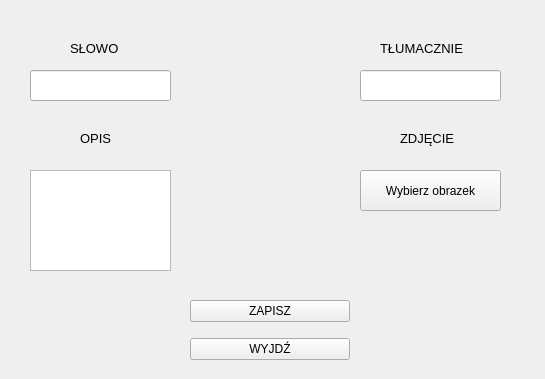
<?xml version="1.0" encoding="UTF-8"?>
<ui version="4.0">
 <class>AddDatabaseWindow</class>
 <widget class="QWidget" name="AddDatabaseWindow">
  <property name="geometry">
   <rect>
    <x>0</x>
    <y>0</y>
    <width>545</width>
    <height>379</height>
   </rect>
  </property>
  <property name="windowTitle">
   <string>Dodaj Bazę</string>
  </property>
  <widget class="QWidget" name="verticalLayoutWidget">
   <property name="geometry">
    <rect>
     <x>190</x>
     <y>290</y>
     <width>160</width>
     <height>80</height>
    </rect>
   </property>
   <layout class="QVBoxLayout" name="verticalLayout">
    <item>
     <widget class="QPushButton" name="pushButton_2">
      <property name="text">
       <string>ZAPISZ</string>
      </property>
     </widget>
    </item>
    <item>
     <widget class="QPushButton" name="pushButton">
      <property name="text">
       <string>WYJDŹ</string>
      </property>
     </widget>
    </item>
   </layout>
  </widget>
  <widget class="QLabel" name="label">
   <property name="geometry">
    <rect>
     <x>380</x>
     <y>40</y>
     <width>111</width>
     <height>16</height>
    </rect>
   </property>
   <property name="font">
    <font>
     <pointsize>10</pointsize>
    </font>
   </property>
   <property name="text">
    <string>TŁUMACZNIE</string>
   </property>
  </widget>
  <widget class="QLabel" name="label_2">
   <property name="geometry">
    <rect>
     <x>70</x>
     <y>40</y>
     <width>71</width>
     <height>16</height>
    </rect>
   </property>
   <property name="font">
    <font>
     <pointsize>10</pointsize>
    </font>
   </property>
   <property name="text">
    <string>SŁOWO</string>
   </property>
  </widget>
  <widget class="QLineEdit" name="lineEdit">
   <property name="geometry">
    <rect>
     <x>30</x>
     <y>70</y>
     <width>141</width>
     <height>31</height>
    </rect>
   </property>
   <property name="font">
    <font>
     <pointsize>12</pointsize>
    </font>
   </property>
  </widget>
  <widget class="QLineEdit" name="lineEdit_2">
   <property name="geometry">
    <rect>
     <x>360</x>
     <y>70</y>
     <width>141</width>
     <height>31</height>
    </rect>
   </property>
   <property name="font">
    <font>
     <pointsize>12</pointsize>
    </font>
   </property>
  </widget>
  <widget class="QPlainTextEdit" name="plainTextEdit">
   <property name="geometry">
    <rect>
     <x>30</x>
     <y>170</y>
     <width>141</width>
     <height>101</height>
    </rect>
   </property>
   <property name="font">
    <font>
     <pointsize>10</pointsize>
    </font>
   </property>
  </widget>
  <widget class="QLabel" name="label_3">
   <property name="geometry">
    <rect>
     <x>400</x>
     <y>130</y>
     <width>111</width>
     <height>16</height>
    </rect>
   </property>
   <property name="font">
    <font>
     <pointsize>10</pointsize>
    </font>
   </property>
   <property name="text">
    <string>ZDJĘCIE</string>
   </property>
  </widget>
  <widget class="QLabel" name="label_4">
   <property name="geometry">
    <rect>
     <x>80</x>
     <y>130</y>
     <width>71</width>
     <height>16</height>
    </rect>
   </property>
   <property name="font">
    <font>
     <pointsize>10</pointsize>
    </font>
   </property>
   <property name="text">
    <string>OPIS</string>
   </property>
  </widget>
  <widget class="QPushButton" name="choose_picture_button">
   <property name="geometry">
    <rect>
     <x>360</x>
     <y>170</y>
     <width>141</width>
     <height>41</height>
    </rect>
   </property>
   <property name="text">
    <string>Wybierz obrazek</string>
   </property>
  </widget>
  <widget class="QLabel" name="image_label">
   <property name="geometry">
    <rect>
     <x>-4</x>
     <y>2</y>
     <width>551</width>
     <height>381</height>
    </rect>
   </property>
   <property name="text">
    <string/>
   </property>
  </widget>
  <zorder>image_label</zorder>
  <zorder>verticalLayoutWidget</zorder>
  <zorder>label</zorder>
  <zorder>label_2</zorder>
  <zorder>lineEdit</zorder>
  <zorder>lineEdit_2</zorder>
  <zorder>plainTextEdit</zorder>
  <zorder>label_3</zorder>
  <zorder>label_4</zorder>
  <zorder>choose_picture_button</zorder>
 </widget>
 <resources/>
 <connections/>
</ui>
